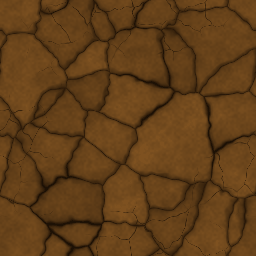
#> input picture .kritikk/wc2ui/tex/leather.png, 256 x 256 px
$ python -i render.py   (imports and definitions only)
#> lines starting #> are read from the running program, lines starting #| are printed output that depends on the picture
"""render.py: turn a MOCK.dump() JSON into a PNG.

usage: python render.py dump.json out.png [--crop Frame1,Frame2] [--margin 24] [--addon DIR] [--bg r,g,b]

Layout (anchors -> rectangles) is resolved by the mock itself (wowmock.lua, MOCK.dump writes "rect" in WoW
coordinates, origin bottom-left, y up); this script only draws.
"""
import json, math, os, re, sys
import numpy as np
from PIL import Image, ImageDraw, ImageFont

sys.path.insert(0, os.path.dirname(os.path.abspath(__file__)))
from fonts import get_font, kind_of, advance

ADDON = r"C:\Users\Håkon\PycharmProjects\WoW-WC-Addon\WarcraftLore"
STRATA = ["BACKGROUND", "LOW", "MEDIUM", "HIGH", "DIALOG", "FULLSCREEN", "FULLSCREEN_DIALOG", "TOOLTIP"]
LAYER = ["BACKGROUND", "BORDER", "ARTWORK", "OVERLAY", "HIGHLIGHT"]
REGIONS = ("Texture", "FontString", "MaskTexture")
SCREEN_W, SCREEN_H = 1920, 1080


def rnd(x):
    return int(math.floor(x + 0.5))


# ------------------------------------------------------------------ textures
_img_cache = {}


# [84 lines left out: functions placeholder, load_texture, sample, to_image, composite, not called in this run]


# ------------------------------------------------------------------ the renderer
class Scene:
    def __init__(self, data):
        self.objs = {o["id"]: o for o in data["objects"]}
        self.order = data["objects"]
        self.children = {}
        for o in self.order:
            self.children.setdefault(o.get("parent"), []).append(o)

    # [232 lines left out: functions px_rect, chain_alpha, clip_of, draw_texture, parse, draw_text and 3 more, not called in this run]


# [2 lines not run here, left out]

>>> import cv2
>>> picture = cv2.imread('../../.kritikk/wc2ui/tex/leather.png', cv2.IMREAD_GRAYSCALE)
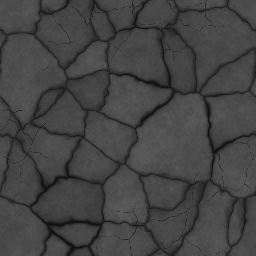
#> picture: shape (256, 256); min 19, max 88, mean 68
#> (the run stopped early here; a loop or call above may not have finished)
